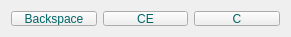
   <widget class="QWidget" name="horizontalLayoutWidget">
    <property name="geometry">
     <rect>
      <x>229</x>
      <y>90</y>
      <width>291</width>
      <height>31</height>
     </rect>
    </property>
    <layout class="QHBoxLayout" name="horizontalLayout">
     <item>
      <widget class="QPushButton" name="pushButton_Backspace">
       <property name="sizePolicy">
        <sizepolicy hsizetype="Minimum" vsizetype="Minimum">
         <horstretch>0</horstretch>
         <verstretch>0</verstretch>
        </sizepolicy>
       </property>
       <property name="minimumSize">
        <size>
         <width>15</width>
         <height>15</height>
        </size>
       </property>
       <property name="styleSheet">
        <string notr="true">color: rgb(0,100, 100);
font: 75 12pt &quot;楷体&quot;;</string>
       </property>
       <property name="text">
        <string>Backspace</string>
       </property>
      </widget>
     </item>
     <item>
      <widget class="QPushButton" name="pushButton_Clear">
       <property name="sizePolicy">
        <sizepolicy hsizetype="Minimum" vsizetype="Minimum">
         <horstretch>0</horstretch>
         <verstretch>0</verstretch>
        </sizepolicy>
       </property>
       <property name="minimumSize">
        <size>
         <width>15</width>
         <height>15</height>
        </size>
       </property>
       <property name="styleSheet">
        <string notr="true">color: rgb(0,100, 100);
font: 75 12pt &quot;楷体&quot;;</string>
       </property>
       <property name="text">
        <string>CE</string>
       </property>
      </widget>
     </item>
     <item>
      <widget class="QPushButton" name="pushButton_ClearAll">
       <property name="sizePolicy">
        <sizepolicy hsizetype="Minimum" vsizetype="Minimum">
         <horstretch>0</horstretch>
         <verstretch>0</verstretch>
        </sizepolicy>
       </property>
       <property name="minimumSize">
        <size>
         <width>15</width>
         <height>15</height>
        </size>
       </property>
       <property name="styleSheet">
        <string notr="true">color: rgb(0,100, 100);
font: 75 12pt &quot;楷体&quot;;</string>
       </property>
       <property name="text">
        <string>C</string>
       </property>
      </widget>
     </item>
    </layout>
   </widget>
